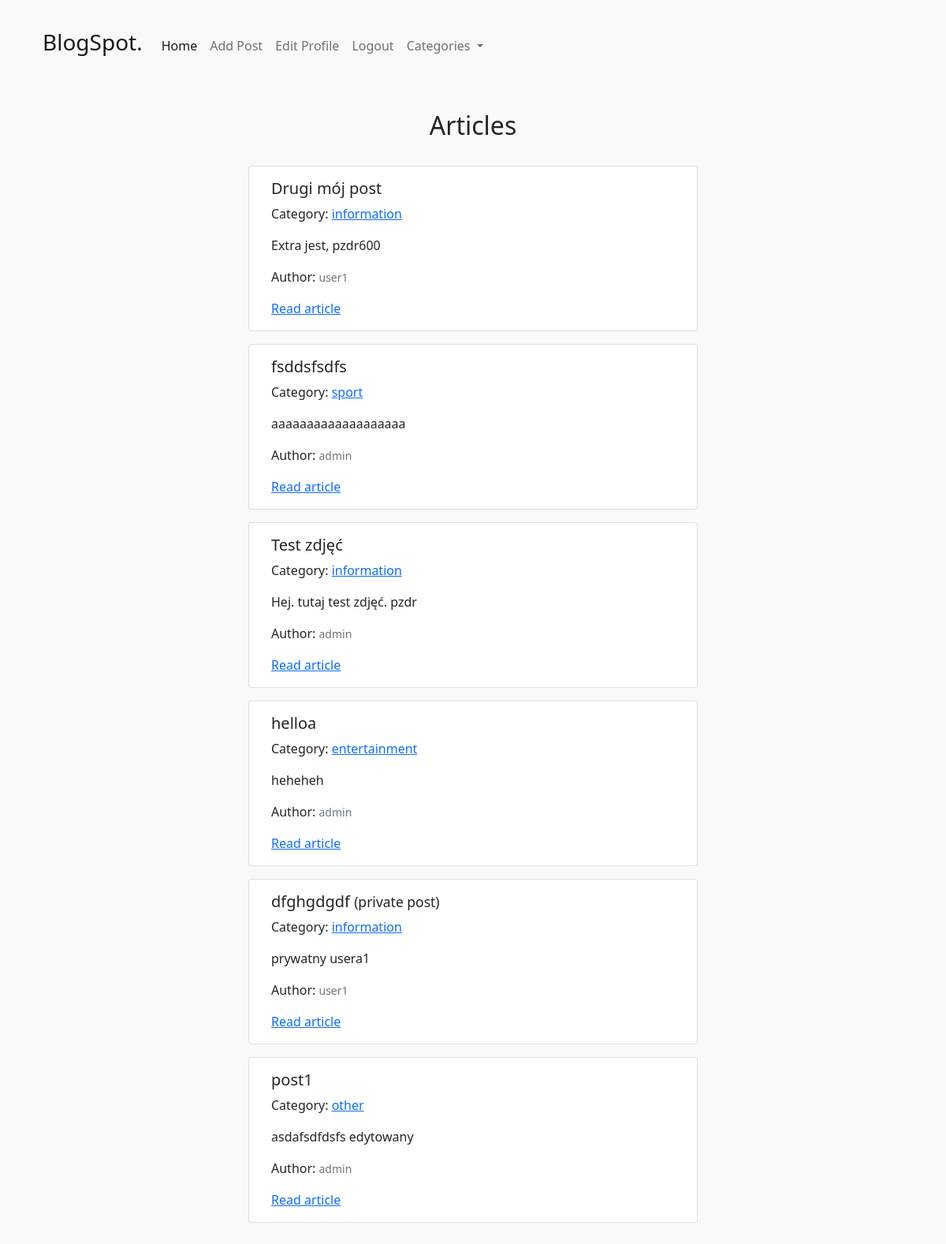
The page / (signed in) on the database its author committed.
### theblog/models.py (models this page shows, shortened)
class Post(models.Model):
    title = models.CharField(max_length=255)  # Tytuł posta
    header_image = models.ImageField(null=True, blank=True, upload_to="images/")  # Obraz nagłówkowy
    author = models.ForeignKey(User, on_delete=models.CASCADE)  # Powiązanie z autorem (użytkownikiem)
    body = RichTextField(blank=True, null=True)  # Treść posta
    post_date = models.DateTimeField(auto_now_add=True)  # Data utworzenia posta
    category = models.CharField(max_length=255, default='other')  # Kategoria posta
    isPrivate = models.BooleanField(default=False)  # Flaga prywatności posta

### theblog/views.py (the view)
# urls.py: path('', HomeView.as_view(), name="home"),
class HomeView(ListView):
    model = Post
    template_name = 'home.html'
    cats = Category.objects.all()
    ordering = ['-post_date']
    def get_context_data(self, *args, **kwargs):
        cat_menu = Category.objects.all()
        context = super(HomeView, self).get_context_data(*args, **kwargs)
        context["cat_menu"] = cat_menu
        return context

### theblog/models.py (called while the page is built)
    def __str__(self):
        return self.name  # Reprezentacja tekstowa obiektu

### theblog/templates/home.html
{% extends 'base.html' %}
{% block content %}
{% include 'navbar.html' %}
<div class="mt-5">
    <h2 class="text-center">Articles</h2>
</div>
<div class="row row-cols-2 mt-4 mb-4 justify-content-center" id="posts">
   {% for post in object_list %}
    {% if not post.isPrivate or user == post.author %}
      <div class="card m-2">
        <div class="card-body">
          <h5 class="card-title">{{ post.title }}
              {% if post.isPrivate and user == post.author %}
              <small>(private post)</small>
            {% endif %}
          </h5>
          <p>Category: <a href="{% url 'category' post.category|slugify %}">{{ post.category }}</a></p>
          <p class="card-text">{{ post.body|slice:":100"|safe }}</p>
          <p class="card-text">Author: <small class="text-muted">{{ post.author }}</small></p>
          <a href="{% url 'article-detail' post.pk %}">Read article</a>
        </div>
      </div>
    {% endif %}
  {% endfor %}
    </div>
  {% endblock%}

### rows shown on the page
Post: title "Drugi mój post", category "information", body "Extra jest, pzdr600", author "user1"
Post: title "fsddsfsdfs", category "sport", body "aaaaaaaaaaaaaaaaaaa", author "admin"
Post: title "Test zdjęć", category "information", body "Hej. tutaj test zdjęć. pzdr", author "admin"
Post: title "helloa", category "entertainment", body "heheheh", author "admin"
Post: title "dfghgdgdf", isPrivate "(private post)", category "information", body "prywatny usera1", author "user1"
Post: title "post1", category "other", body "asdafsdfdsfs edytowany", author "admin"
